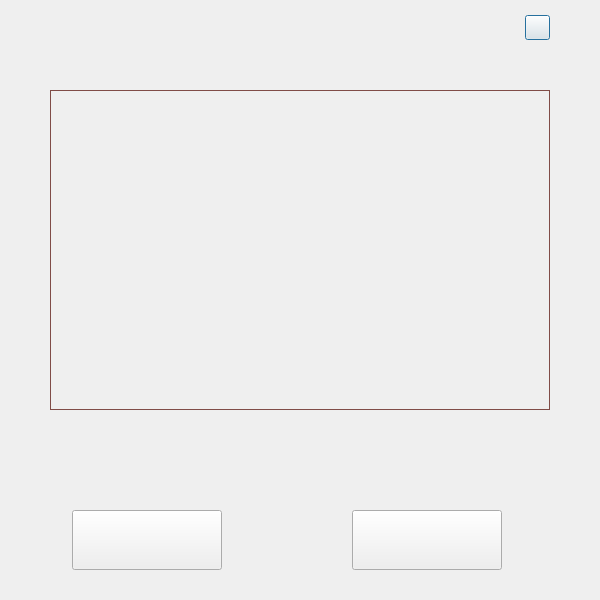
<?xml version="1.0" encoding="UTF-8"?>
<ui version="4.0">
 <class>FileClass</class>
 <widget class="QDialog" name="FileClass">
  <property name="geometry">
   <rect>
    <x>0</x>
    <y>0</y>
    <width>600</width>
    <height>600</height>
   </rect>
  </property>
  <property name="windowTitle">
   <string>颜色设置</string>
  </property>
  <property name="windowIcon">
   <iconset resource="DesktopOmake.qrc">
    <normaloff>:/picture_desktop/icon/picture_desktop/icon/icon_main_mainwindow.png</normaloff>:/picture_desktop/icon/picture_desktop/icon/icon_main_mainwindow.png</iconset>
  </property>
  <property name="windowOpacity">
   <double>5.000000000000000</double>
  </property>
  <property name="sizeGripEnabled">
   <bool>false</bool>
  </property>
  <widget class="QPushButton" name="pushButton_close_window">
   <property name="geometry">
    <rect>
     <x>525</x>
     <y>15</y>
     <width>25</width>
     <height>25</height>
    </rect>
   </property>
   <property name="styleSheet">
    <string notr="true">border-image: url(:/picture_desktop/icon/picture_desktop/icon/window_close.png);</string>
   </property>
   <property name="text">
    <string/>
   </property>
  </widget>
  <widget class="QTreeView" name="treeView_file">
   <property name="geometry">
    <rect>
     <x>50</x>
     <y>90</y>
     <width>500</width>
     <height>320</height>
    </rect>
   </property>
   <property name="font">
    <font>
     <family>宋体</family>
    </font>
   </property>
   <property name="contextMenuPolicy">
    <enum>Qt::NoContextMenu</enum>
   </property>
   <property name="styleSheet">
    <string notr="true">/*总体设置*/
QTreeView
{
    background: rgb(255,255,255,0);
    border:1px solid rgb(128,76,71);
}
QTreeView::Item:hover
{
    background:#C0FDEAD3;
}
QTreeView::item:selected
{
    background:#C0FDEAD3;
}
QTreeView::item:selected:!active
{
    background:#C0FDEAD3;
}
/*滚动条*/
QTreeView QScrollBar::vertical
{
    margin: 9px 0px 9px 0px;
    border-image: url(:/picture_desktop/scrollbar/picture_desktop/scrollbar_style/line_vertical.png); 
    border: 0px;
    width: 9px;
}
QTreeView QScrollBar::handle:vertical
{
    border-image: url(:/picture_desktop/scrollbar/picture_desktop/scrollbar_style/button_vertical.png);
    min-height:50px;
}
QTreeView QScrollBar::handle:vertical:pressed 
{
    border-image: url(:/picture_desktop/scrollbar/picture_desktop/scrollbar_style/button_vertical.png);
}
QTreeView QScrollBar::add-page:vertical
{
    border-image: url(:/picture_desktop/scrollbar/picture_desktop/scrollbar_style/line_vertical.png);
}
QTreeView QScrollBar::sub-page:vertical
{
    border-image: url(:/picture_desktop/scrollbar/picture_desktop/scrollbar_style/line_vertical.png);
}
QTreeView QScrollBar::sub-line:vertical
{
    subcontrol-origin: margin;
    border: 0px solid black;
    height:9px
}
QTreeView QScrollBar::add-line:vertical
{
    subcontrol-origin: margin;
    border: 0px solid black;
    height:9px
}
QTreeView QScrollBar::down-arrow:vertical
{
    image: url(:/picture_desktop/scrollbar/picture_desktop/scrollbar_style/down.png);
}
QTreeView QScrollBar::up-arrow:vertical
{
    image: url(:/picture_desktop/scrollbar/picture_desktop/scrollbar_style/up.png);
}
QTreeView QScrollBar::horizontal
{
    margin: 0px 9px 0px 9px;
    border-image: url(:/picture_desktop/scrollbar/picture_desktop/scrollbar_style/line_horizental.png); 
    border: 0px; 
    height: 9px;
}
QTreeView QScrollBar::handle:horizontal
{
    border-image: url(:/picture_desktop/scrollbar/picture_desktop/scrollbar_style/button_horizental.png);
    min-width:50px;
}
QTreeView QScrollBar::handle:horizontal:pressed
{
    border-image: url(:/picture_desktop/scrollbar/picture_desktop/scrollbar_style/button_horizental.png);
}
QTreeView QScrollBar::add-page:horizontal
{
    border-image: url(:/picture_desktop/scrollbar/picture_desktop/scrollbar_style/button_horizental.png);
}
QTreeView QScrollBar::sub-page:horizontal
{
    border-image: url(:/picture_desktop/scrollbar/picture_desktop/scrollbar_style/button_horizental.png);
}
QTreeView QScrollBar::add-line:horizontal
{
    subcontrol-origin: margin;
    border: 0px solid black;
    width:9px
}
QTreeView QScrollBar::sub-line:horizontal
{
    subcontrol-origin: margin;
    border: 0px solid black;
    width:9px
}
QTreeView QScrollBar::left-arrow:horizontal
{
    image: url(:/picture_desktop/scrollbar/picture_desktop/scrollbar_style/left.png);
}
QTreeView QScrollBar::right-arrow:horizontal
{
    image: url(:/picture_desktop/scrollbar/picture_desktop/scrollbar_style/right.png);
}
/*分支按钮*/
QTreeView::branch:has-children:!has-siblings:closed,
QTreeView::branch:closed:has-children:has-siblings
{
    border-image: none;
    image: url(:/picture_desktop/treeview/picture_desktop/treeview_style/down_branch.png);
}
QTreeView::branch:has-children:!has-siblings:closed:hover,
QTreeView::branch:closed:has-children:has-siblings:hover
{
    border-image: none;
    image: url(:/picture_desktop/treeview/picture_desktop/treeview_style/down_branch.png);
}
QTreeView::branch:has-children:!has-siblings:closed:pressed,
QTreeView::branch:closed:has-children:has-siblings:pressed
{
    border-image: none;
    image: url(:/picture_desktop/treeview/picture_desktop/treeview_style/down_branch.png);
}

QTreeView::branch:open:has-children:!has-siblings,
QTreeView::branch:open:has-children:has-siblings 
{
    border-image: none;
    image: url(:/picture_desktop/treeview/picture_desktop/treeview_style/up_branch.png);
    width:12px;
    height:8px;
}
QTreeView::branch:open:has-children:!has-siblings:hover,
QTreeView::branch:open:has-children:has-siblings:hover
{
    border-image: none;
    image: url(:/picture_desktop/treeview/picture_desktop/treeview_style/up_branch.png);
}
QTreeView::branch:open:has-children:!has-siblings:pressed,
QTreeView::branch:open:has-children:has-siblings:pressed
{
    border-image: none;
    image: url(:/picture_desktop/treeview/picture_desktop/treeview_style/up_branch.png);
}</string>
   </property>
  </widget>
  <widget class="QPushButton" name="pushButton_open">
   <property name="geometry">
    <rect>
     <x>72</x>
     <y>510</y>
     <width>150</width>
     <height>60</height>
    </rect>
   </property>
   <property name="styleSheet">
    <string notr="true">border-image: url(:/picture_desktop/dialogicon/picture_desktop/icon/dialog_filedialog_open_normal.png);
border-image: url(:/picture_desktop/dialogicon/picture_desktop/icon/dialog_filedialog_open_pressed.png);</string>
   </property>
   <property name="text">
    <string/>
   </property>
  </widget>
  <widget class="QPushButton" name="pushButton_exit">
   <property name="geometry">
    <rect>
     <x>352</x>
     <y>510</y>
     <width>150</width>
     <height>60</height>
    </rect>
   </property>
   <property name="styleSheet">
    <string notr="true">border-image: url(:/picture_desktop/dialogicon/picture_desktop/icon/dialog_filedialog_exit_normal.png);
border-image: url(:/picture_desktop/dialogicon/picture_desktop/icon/dialog_filedialog_exit_pressed.png);</string>
   </property>
   <property name="text">
    <string/>
   </property>
  </widget>
  <widget class="QLineEdit" name="textEdit_name">
   <property name="geometry">
    <rect>
     <x>160</x>
     <y>452</y>
     <width>290</width>
     <height>15</height>
    </rect>
   </property>
   <property name="contextMenuPolicy">
    <enum>Qt::NoContextMenu</enum>
   </property>
   <property name="styleSheet">
    <string notr="true">QLineEdit
{
    background: rgb(255,255,255,0);
    border:0px solid rgb(255,255,255,0);
}</string>
   </property>
  </widget>
 </widget>
 <resources>
  <include location="DesktopOmake.qrc"/>
 </resources>
 <connections/>
</ui>
